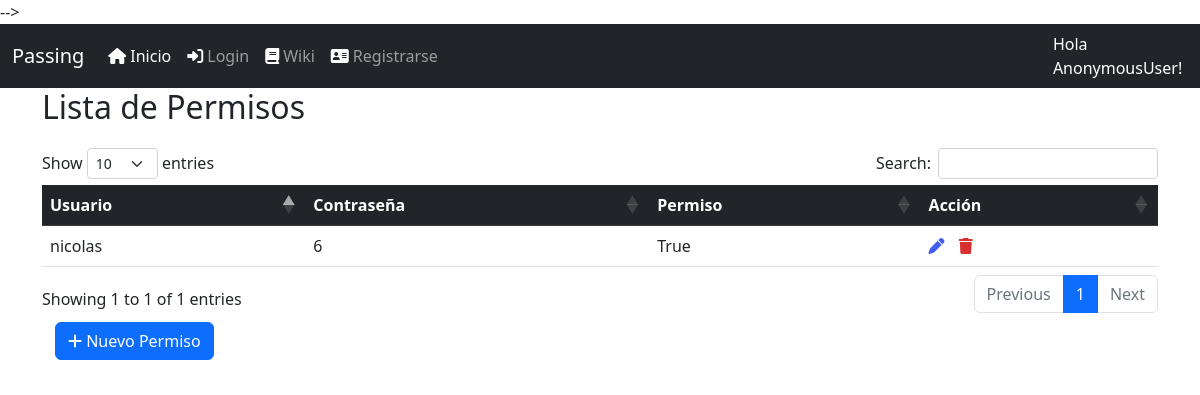
/perm/permissionlist, run on an earlier commit of the app's database.
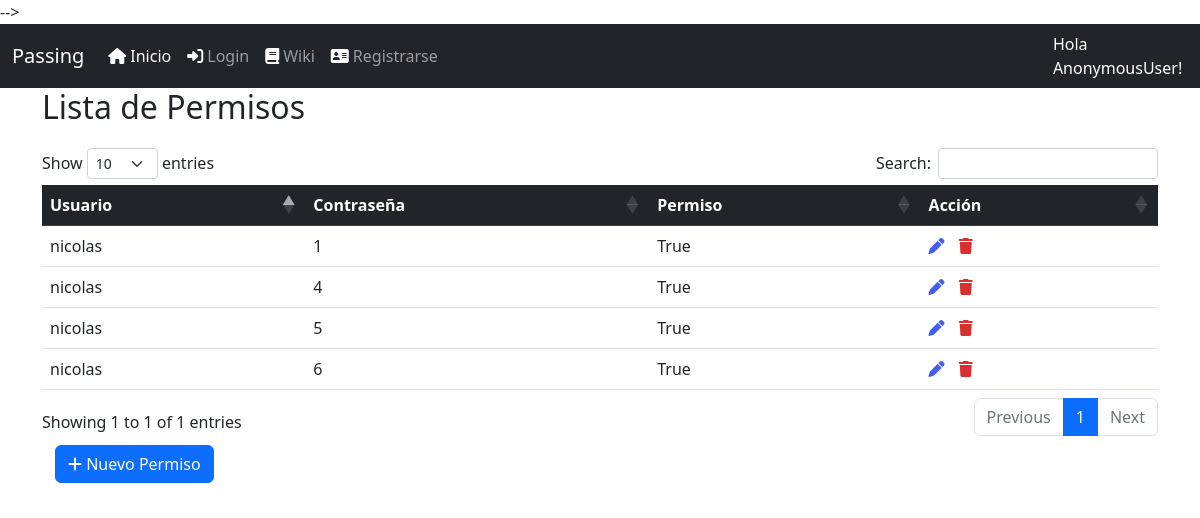
And on a later commit of the database.
### permission/models.py (models this page shows, shortened)
class ContraPermission(models.Model):
    user_id = models.ForeignKey(CustomUser, on_delete=models.CASCADE)
    contra_id = models.ForeignKey(Contrasena, on_delete=models.CASCADE)
    permission = models.CharField(max_length=20, null=True)
    perm_active = models.BooleanField(default = True)
    created = models.DateTimeField(auto_now=True)
    updated = models.DateTimeField(auto_now_add=True)

### login/models.py (models this page shows)
class CustomUser(AbstractUser):
    permiso_contra = models.CharField(max_length=2000,null=True)

### passbase/models.py (models this page shows, shortened)
class Contrasena(models.Model):
    nombre_contra = models.CharField(max_length=20, unique=True)
    seccion = models.ForeignKey(SeccionContra, on_delete=models.CASCADE)
    link = models.CharField(max_length=265)
    usuario = models.CharField(max_length=60)
    contraseña = models.CharField(max_length=60)
    info = models.CharField(max_length=260)
    active = models.BooleanField(default=True)
    created = models.DateTimeField(auto_now=True)
    updated = models.DateTimeField(auto_now_add=True)
    def __str__(self):
        return str(self.id)

### permission/views.py (the view)
# urls.py: path('permissionlist',PermissionListView.as_view(), name='permissionlist'),
class PermissionListView(ListView):
    model = ContraPermission
    template_name = 'listpermission.html'
    def get_context_data(self, **kwargs):
        context = super().get_context_data(**kwargs)
        context['title'] = 'Lista de Permisos'
        return context
    def get_queryset(self):
        return ContraPermission.objects.all()

### templates/listpermission.html (shortened to what this page needs)
<!DOCTYPE html>
{% extends 'base.html'%}
{% load static %}
{% block head %}
<link rel="stylesheet" href="{% static 'lib/datatables-1.13.1/css/dataTables.bootstrap5.min.css' %}"/>
<link rel="stylesheet" href="{% static 'lib/datatables-1.13.1/plugins/responsive-2.4.0/css/responsive.bootstrap5.min.css' %}"/>
{% endblock %}
{% block content %}
<div class="container" style="height: 60px;">
    <h2>{{title}}</h2>
</div>
    <div class="container">
            <table class="table" id="data">
                <thead class="table-dark">
                    <tr >
                        <th scope="col">Usuario</th>
                        <th scope="col">Contraseña</th>
                        <th scope="col">Permiso</th>
                        <th scope="col">Acción</th>
                    </tr>
                </thead>
                <tbody>
                    {% for perm in object_list %}
                    <tr>
                        <td>{{ perm.user_id }}</td>
                        <td>{{ perm.contra_id }}</td>
                        <td>{{ perm.permission }}</td>
                        <td> <a href=" # "<i class="fas fa-pen" style="margin-right:10px; text-decoration-line: None;color: rgb(68, 94, 243);"></i></a>
                            <a href=" # "<i class="fas fa-trash" style="margin-right:10px; text-decoration-line: None; color: rgb(216, 48, 48);"></i></a>
                            </td>
                    </tr>
                </tbody>
                    {% endfor %}
            </table>
            <div>
                <button class="btn">
                    <a class="btn btn-primary btn-flat" href = "#">
                    <i class="fas fa-plus"></i> Nuevo Permiso </a>
                </button>
            </div>
    </div>
{% endblock %}

### templates/base.html (shortened to what this page needs)
<html>
        <head>
            {% load static %}
                <link rel="stylesheet" href="{% static 'lib/bootstrap-5.2.2-dist/css/bootstrap.min.css'%}"></link>
           {% block head %}
            {% endblock %}
        </head>
        <body>
    <div class="">
           <nav class="navbar navbar-expand-lg navbar-dark bg-dark">
            <div class="container-fluid">
              <a class="navbar-brand" href="#">Passing</a>
              <div class="collapse navbar-collapse" id="navbarColor02">
                <ul class="navbar-nav ml-auto">
                  <li class="nav-item">
                    <a class="nav-link active" href={% url 'listpass' %}><i class="fa-solid fa-house" style="color:white">&nbsp;</i>Inicio
                    </a>
                  </li>
                  {% if request.user.is_authenticated %}
                  <li class="nav-item">
                    <a class="nav-link" href="{% url 'logout' %}"><i class="fa-solid fa-right-from-bracket" style="color:white">&nbsp;</i>Logout</a>
                  </li>
                  {% else %}
                  <li class="nav-item">
                    <a class="nav-link" href="{% url 'login' %}"><i class="fas fa-sign-in-alt" style="color:white">&nbsp;</i>Login</a>
                  </li>
                  {%endif%}
                  <li class="nav-item">
                    <a class="nav-link" href="#"><i class="fa-solid fa-book" style="color:white">&nbsp;</i>Wiki</a>
                  </li>
                  <li class="nav-item">
                    <a class="nav-link" href="{% url 'register' %}"><i class="fa-solid fa-address-card" style="color:white">&nbsp;</i>Registrarse</a>
                  </li>
                    </div>
              </div>
              <a class="nav-link" href="#" style="color:white">Hola {{request.user}}!</a>
            </div>
          {% block content %}
            {% endblock %}
    </html>

What changed in the data, as far as the page shows it:
added ContraPermission: user_id "nicolas", contra_id "1", permission "True"
added ContraPermission: user_id "nicolas", contra_id "4", permission "True"
added ContraPermission: user_id "nicolas", contra_id "5", permission "True"
